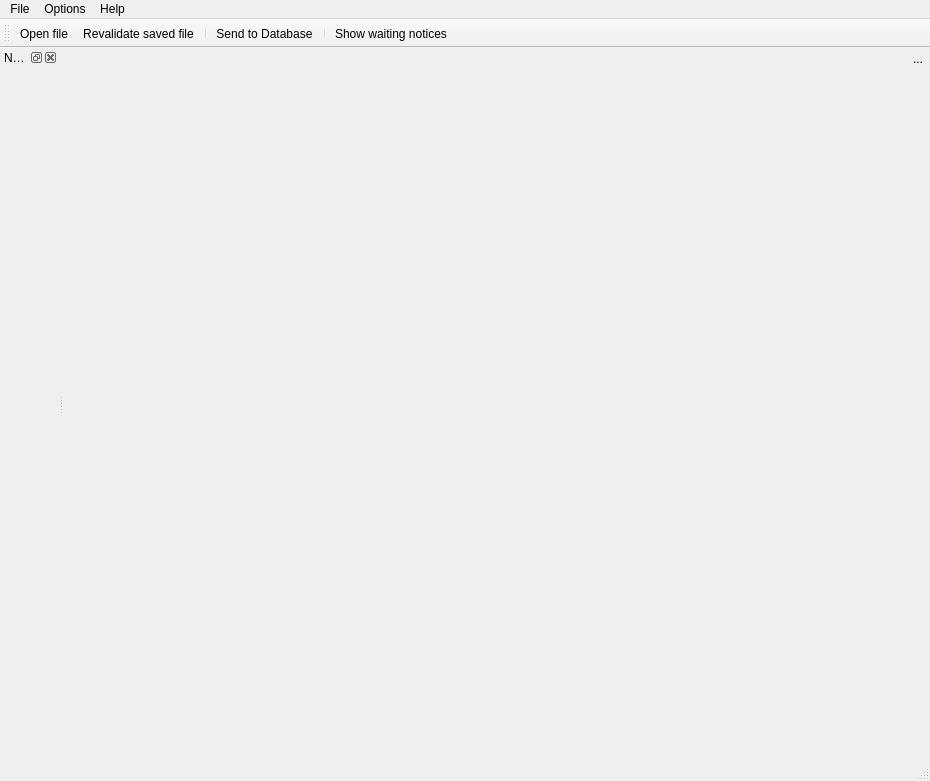
<?xml version="1.0" encoding="UTF-8"?>
<ui version="4.0">
 <class>mainWindow</class>
 <widget class="QMainWindow" name="mainWindow">
  <property name="geometry">
   <rect>
    <x>0</x>
    <y>0</y>
    <width>930</width>
    <height>781</height>
   </rect>
  </property>
  <widget class="QWidget" name="centralwidget">
   <property name="sizePolicy">
    <sizepolicy hsizetype="Expanding" vsizetype="Expanding">
     <horstretch>0</horstretch>
     <verstretch>0</verstretch>
    </sizepolicy>
   </property>
   <layout class="QVBoxLayout" name="verticalLayout_3">
    <property name="leftMargin">
     <number>0</number>
    </property>
    <property name="topMargin">
     <number>0</number>
    </property>
    <property name="rightMargin">
     <number>0</number>
    </property>
    <property name="bottomMargin">
     <number>0</number>
    </property>
    <item>
     <widget class="QStackedWidget" name="stackedWidget">
      <property name="currentIndex">
       <number>0</number>
      </property>
      <widget class="QWidget" name="page">
       <layout class="QVBoxLayout" name="verticalLayout">
        <property name="spacing">
         <number>0</number>
        </property>
        <property name="leftMargin">
         <number>0</number>
        </property>
        <property name="topMargin">
         <number>0</number>
        </property>
        <property name="rightMargin">
         <number>0</number>
        </property>
        <property name="bottomMargin">
         <number>0</number>
        </property>
        <item>
         <widget class="QWidget" name="buttons_widget" native="true">
          <layout class="QHBoxLayout" name="horizontalLayout">
           <property name="leftMargin">
            <number>0</number>
           </property>
           <property name="topMargin">
            <number>0</number>
           </property>
           <property name="rightMargin">
            <number>0</number>
           </property>
           <property name="bottomMargin">
            <number>0</number>
           </property>
           <item>
            <spacer name="horizontalSpacer">
             <property name="orientation">
              <enum>Qt::Horizontal</enum>
             </property>
             <property name="sizeHint" stdset="0">
              <size>
               <width>1101</width>
               <height>17</height>
              </size>
             </property>
            </spacer>
           </item>
           <item>
            <widget class="QToolButton" name="close_toolButton">
             <property name="toolTip">
              <string>&lt;html&gt;&lt;head/&gt;&lt;body&gt;&lt;p&gt;Close&lt;/p&gt;&lt;/body&gt;&lt;/html&gt;</string>
             </property>
             <property name="text">
              <string>...</string>
             </property>
             <property name="icon">
              <iconset resource="../../TerRaWidgetsLib/resources/resources.qrc">
               <normaloff>:/icons/close.png</normaloff>:/icons/close.png</iconset>
             </property>
             <property name="iconSize">
              <size>
               <width>18</width>
               <height>18</height>
              </size>
             </property>
             <property name="autoRaise">
              <bool>true</bool>
             </property>
            </widget>
           </item>
          </layout>
         </widget>
        </item>
        <item>
         <widget class="T_TronNtcElectWidget" name="tronNtcElectWidget" native="true">
          <property name="sizePolicy">
           <sizepolicy hsizetype="Expanding" vsizetype="Expanding">
            <horstretch>0</horstretch>
            <verstretch>0</verstretch>
           </sizepolicy>
          </property>
         </widget>
        </item>
       </layout>
      </widget>
      <widget class="QWidget" name="page_2">
       <layout class="QGridLayout" name="gridLayout_2">
        <property name="leftMargin">
         <number>0</number>
        </property>
        <property name="topMargin">
         <number>0</number>
        </property>
        <property name="rightMargin">
         <number>0</number>
        </property>
        <item row="0" column="1">
         <spacer name="horizontalSpacer_2">
          <property name="orientation">
           <enum>Qt::Horizontal</enum>
          </property>
          <property name="sizeHint" stdset="0">
           <size>
            <width>40</width>
            <height>20</height>
           </size>
          </property>
         </spacer>
        </item>
        <item row="0" column="0">
         <widget class="QPushButton" name="validation_details_pushButton">
          <property name="text">
           <string>Hide details</string>
          </property>
          <property name="checkable">
           <bool>true</bool>
          </property>
          <property name="checked">
           <bool>true</bool>
          </property>
         </widget>
        </item>
        <item row="1" column="0" colspan="2">
         <widget class="QLabel" name="validationMessage_label">
          <property name="text">
           <string/>
          </property>
          <property name="alignment">
           <set>Qt::AlignLeading|Qt::AlignLeft|Qt::AlignTop</set>
          </property>
         </widget>
        </item>
        <item row="2" column="0" colspan="2">
         <widget class="QPlainTextEdit" name="validation_details_plainTextEdit"/>
        </item>
       </layout>
      </widget>
     </widget>
    </item>
   </layout>
  </widget>
  <widget class="QMenuBar" name="menubar">
   <property name="geometry">
    <rect>
     <x>0</x>
     <y>0</y>
     <width>930</width>
     <height>21</height>
    </rect>
   </property>
   <widget class="QMenu" name="menuFile">
    <property name="title">
     <string>File</string>
    </property>
    <addaction name="actionOpen_file"/>
    <addaction name="separator"/>
    <addaction name="actionRevalidate_saved_file"/>
    <addaction name="separator"/>
    <addaction name="actionSaveNoticeToDatabase"/>
    <addaction name="actionShow_waiting_notices"/>
    <addaction name="separator"/>
    <addaction name="actionClose_file"/>
    <addaction name="separator"/>
    <addaction name="actionQuit"/>
   </widget>
   <widget class="QMenu" name="menuHelp">
    <property name="title">
     <string>Help</string>
    </property>
    <addaction name="actionAbout_TerRaTron"/>
   </widget>
   <widget class="QMenu" name="menuOptions">
    <property name="title">
     <string>Options</string>
    </property>
    <addaction name="actionApply_deep_validation"/>
   </widget>
   <addaction name="menuFile"/>
   <addaction name="menuOptions"/>
   <addaction name="menuHelp"/>
  </widget>
  <widget class="QStatusBar" name="statusbar"/>
  <widget class="QToolBar" name="toolBar">
   <property name="windowTitle">
    <string>toolBar</string>
   </property>
   <attribute name="toolBarArea">
    <enum>TopToolBarArea</enum>
   </attribute>
   <attribute name="toolBarBreak">
    <bool>false</bool>
   </attribute>
   <addaction name="actionOpen_file"/>
   <addaction name="actionRevalidate_saved_file"/>
   <addaction name="separator"/>
   <addaction name="actionSaveNoticeToDatabase"/>
   <addaction name="separator"/>
   <addaction name="actionShow_waiting_notices"/>
  </widget>
  <widget class="QDockWidget" name="dockWidget">
   <property name="windowTitle">
    <string>Notice browser</string>
   </property>
   <attribute name="dockWidgetArea">
    <number>1</number>
   </attribute>
   <widget class="QWidget" name="dockWidgetContents">
    <layout class="QVBoxLayout" name="verticalLayout_2"/>
   </widget>
  </widget>
  <action name="actionOpen_file">
   <property name="icon">
    <iconset resource="../../TerRaWidgetsLib/resources/resources.qrc">
     <normaloff>:/icons/open.png</normaloff>:/icons/open.png</iconset>
   </property>
   <property name="text">
    <string>Open file</string>
   </property>
   <property name="shortcut">
    <string>Ctrl+O</string>
   </property>
  </action>
  <action name="actionQuit">
   <property name="text">
    <string>Quit</string>
   </property>
  </action>
  <action name="actionAbout_TerRaTron">
   <property name="icon">
    <iconset>
     <normaloff>:/images/info.png</normaloff>:/images/info.png</iconset>
   </property>
   <property name="text">
    <string>About TerRaTron</string>
   </property>
  </action>
  <action name="actionSaveNoticeToDatabase">
   <property name="icon">
    <iconset resource="../../TerRaWidgetsLib/resources/resources.qrc">
     <normaloff>:/icons/send_to_database.png</normaloff>:/icons/send_to_database.png</iconset>
   </property>
   <property name="text">
    <string>Send to Database</string>
   </property>
  </action>
  <action name="actionShow_waiting_notices">
   <property name="icon">
    <iconset resource="../../TerRaWidgetsLib/resources/resources.qrc">
     <normaloff>:/icons/stats.png</normaloff>:/icons/stats.png</iconset>
   </property>
   <property name="text">
    <string>Show waiting notices</string>
   </property>
  </action>
  <action name="actionClose_file">
   <property name="icon">
    <iconset resource="../../TerRaWidgetsLib/resources/resources.qrc">
     <normaloff>:/icons/close.png</normaloff>:/icons/close.png</iconset>
   </property>
   <property name="text">
    <string>Close file</string>
   </property>
  </action>
  <action name="actionRevalidate_saved_file">
   <property name="icon">
    <iconset resource="../../TerRaWidgetsLib/resources/resources.qrc">
     <normaloff>:/icons/revalidate.png</normaloff>:/icons/revalidate.png</iconset>
   </property>
   <property name="text">
    <string>Revalidate saved file</string>
   </property>
  </action>
  <action name="actionApply_deep_validation">
   <property name="checkable">
    <bool>true</bool>
   </property>
   <property name="text">
    <string>Apply deep validation</string>
   </property>
  </action>
 </widget>
 <customwidgets>
  <customwidget>
   <class>T_TronNtcElectWidget</class>
   <extends>QWidget</extends>
   <header>T_TronNtcElectWidget.hpp</header>
   <container>1</container>
  </customwidget>
 </customwidgets>
 <resources>
  <include location="../../TerRaWidgetsLib/resources/resources.qrc"/>
 </resources>
 <connections>
  <connection>
   <sender>actionQuit</sender>
   <signal>triggered()</signal>
   <receiver>mainWindow</receiver>
   <slot>close()</slot>
   <hints>
    <hint type="sourcelabel">
     <x>-1</x>
     <y>-1</y>
    </hint>
    <hint type="destinationlabel">
     <x>399</x>
     <y>295</y>
    </hint>
   </hints>
  </connection>
  <connection>
   <sender>validation_details_pushButton</sender>
   <signal>clicked(bool)</signal>
   <receiver>validation_details_plainTextEdit</receiver>
   <slot>setVisible(bool)</slot>
   <hints>
    <hint type="sourcelabel">
     <x>125</x>
     <y>68</y>
    </hint>
    <hint type="destinationlabel">
     <x>148</x>
     <y>140</y>
    </hint>
   </hints>
  </connection>
 </connections>
</ui>
